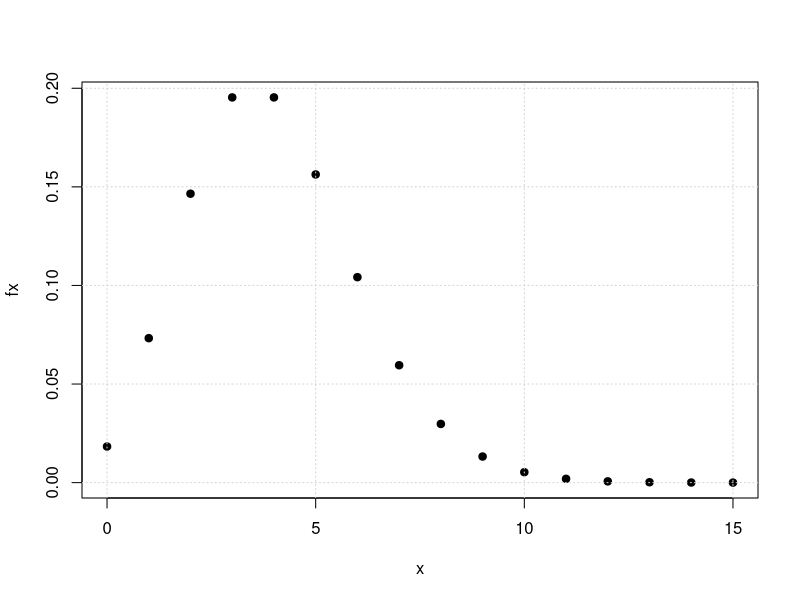

This figure's R source:
## ---- chunk 1
# Distribución Poisson
# X :  número de  eventos que ocurren por unidad de tiempo, longitud, superficie o volumen
# f(x)       dpois(x, lambda)
# F(x) =P(X<=x) ppois(q, lambda, lower.tail = TRUE)
# Percentil  qpois(p, lambda, lower.tail = TRUE)
# aleatorio  rpois(n, lambda)

cat("P(X = 0)",dpois(0,4),"  ")
## ---- chunk 2
cat("P(X = 4)",dpois(4,4),"  ")
## ---- chunk 3
cat("P(X=>2)=",ppois(1,4,lower.tail = FALSE),"  ")
## ---- chunk 4
cat("P(X<=2)=",ppois(2,4))
## ---- chunk 5
x=0:15
fx=dpois(x,4)
 plot(x,fx, pch=19)
 grid()
## ---- chunk 6
# Distribución geometrica
# X : numero del ensayo donde ocurre el primer exito
# en R x representa el numero de fracasos antes de obtener el primer exito
# f(x)       dgeom(x, prob)
# F(x)       pgeom(q, prob, lower.tail = TRUE)
# Percentil  qgeom(p, prob, lower.tail = TRUE)
# aleatorio  rgeom(n, prob)

cat("(a) P(X=1)=",dgeom(0,0.05), "   ")


## ---- chunk 7
# Distribución hipergeometrica
# X : número de éxitos encontrados en una muestra de tamaño n (sin orden, sin repetición), 
#     extraída de una urna que contiene N elementos de los cuales K son éxitos
# f(x)       dhyper(x, m, n, k)
# F(x)       phyper(q, m, n, k, lower.tail = TRUE)
# Percentil  qhyper(p, m, n, k, lower.tail = TRUE)
# aleatorio  rhyper(nn, m, n, k)

dhyper(1,20,80,4)

## ---- chunk 8
# Distribución binomial negativa
# X : número del evento donde ocurre el r-esimo éxito
# f(x)        dnbinom(x, size, prob)
# F(x)        pnbinom(q, size, prob, lower.tail = TRUE)
# Percentil   qnbinom(p, size, prob, lower.tail = TRUE)
# aleatorio   rnbinom(n, size, prob)


## ---- chunk 9
# X: numero de llantas con imperfecciones
 cat("(a) P(X=0)=", dbinom(0,4,0.05),"  ")
## ---- chunk 10
cat("(b) P(X=1)=", dbinom(1,4,0.05), "   ")
## ---- chunk 11
cat("(c) P(X=>1)=", 1-dbinom(0,4,0.05),"  ")
## ---- chunk 12
cat("(d) P(X =>1)=",pbinom(0,4,0.05, lower.tail = FALSE)) 
## ---- chunk 13
cat("P(X=5",dpois(5,8), "  ")
## ---- chunk 14
cat("P(X<=3)=",ppois(3,8), "  ")
## ---- chunk 15
dpois(2,8*2)

## ---- chunk 16

## ---- chunk 17
 dgeom(15,0.03)
## ---- chunk 18

## ---- chunk 19

## ---- chunk 20
dpois(8,1*5)
## ---- chunk 21
dpois(0,1)
## ---- chunk 22
ppois(1,1)
## ---- chunk 23

